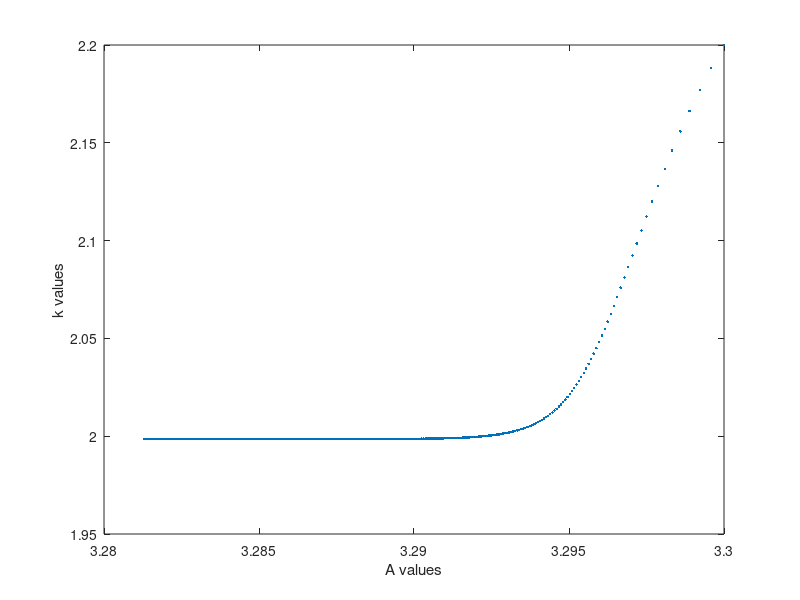
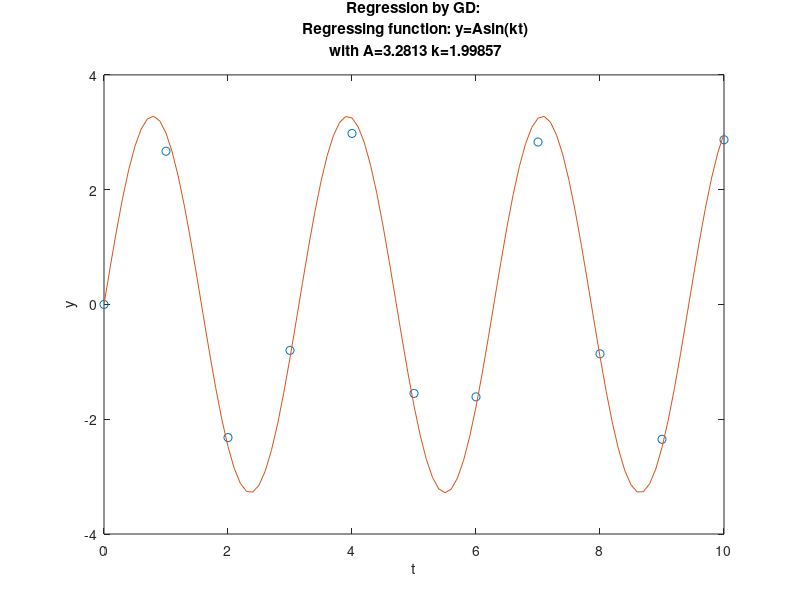

MATLAB code for these plots, in order:
%nlrgd.m
%Author: Sean Devonport
%A script that returns coefficients for the regression function
%y=Asin(kt)
%%
function [A,k]=nlrgd
    clear all;
    close all;
    clc;

    %data points:
    t=0:10;
    y=[0 2.67 -2.32 -0.80 2.98 -1.55 -1.61 2.83 -0.86 -2.35 2.87];

    %learning rate:
    a=0.00002;

    %initial estimate:
    p(:,1)=[3.3,2.2]';
    
    %gradient
    g(:,1)=gr(p(:,1));
    
    %gradient descent updating:
    for j=2:250
        p(:,j)=p(:,j-1)-a*g(:,j-1);
        g(:,j)=gr(p(:,j));
    end
    
    A=p(1,end);
    k=p(2,end);

    fprintf('A=%g k=%g\n',A,k);
    
    figure
    plot(p(1,:),p(2,:),'.');
    xlabel('A values');
    ylabel('k values');
    
    figure
    plot(t,y,'o');
    hold on;
    tt=linspace(0,10,101);
    yy=rf(tt,A,k);
    plot(tt,yy);
    title(sprintf('Regression by GD:\n Regressing function: y=Asin(kt)\n with A=%g k=%g\n',A,k));
    xlabel('t');
    ylabel('y');
    hold off;

    %regression function
    function y=rf(t,A,k)
        y=A*sin(k*t);
        return;
    end

    %gradient function
    function gv=gr(p)
        A=p(1);
        k=p(2);
        t=0:10;
        y=[0 2.67 -2.32 -0.80 2.98 -1.55 -1.61 2.83 -0.86 -2.35 2.87];

        gv(1)=sum(2*(A*sin(k*t)-y).*(sin(k*t)));
        gv(2)=sum(2*(A*sin(k*t)-y).*(A*t.*cos(k*t)));
        gv=(gv(:))';
        return
    end
end